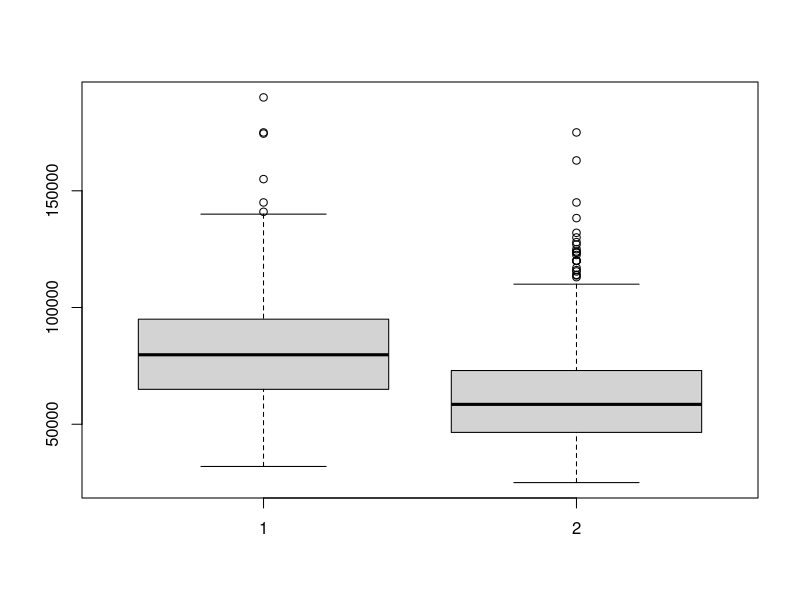
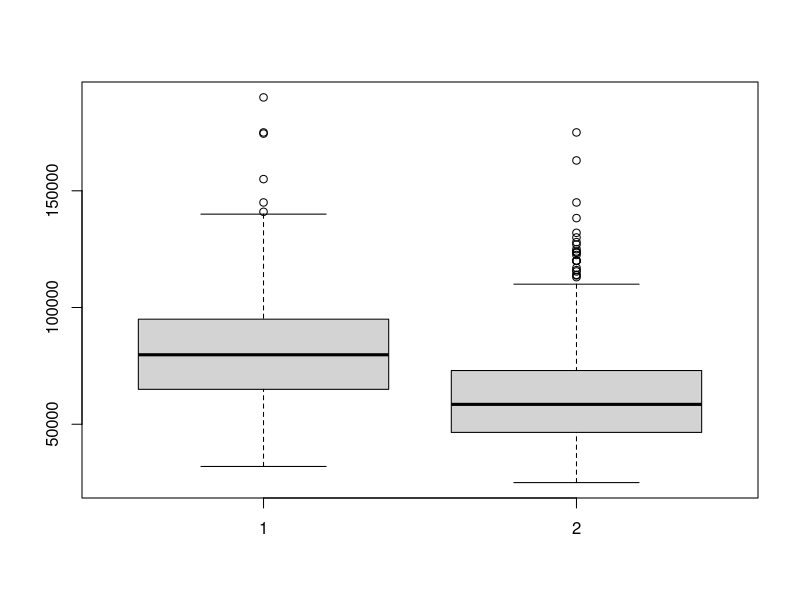
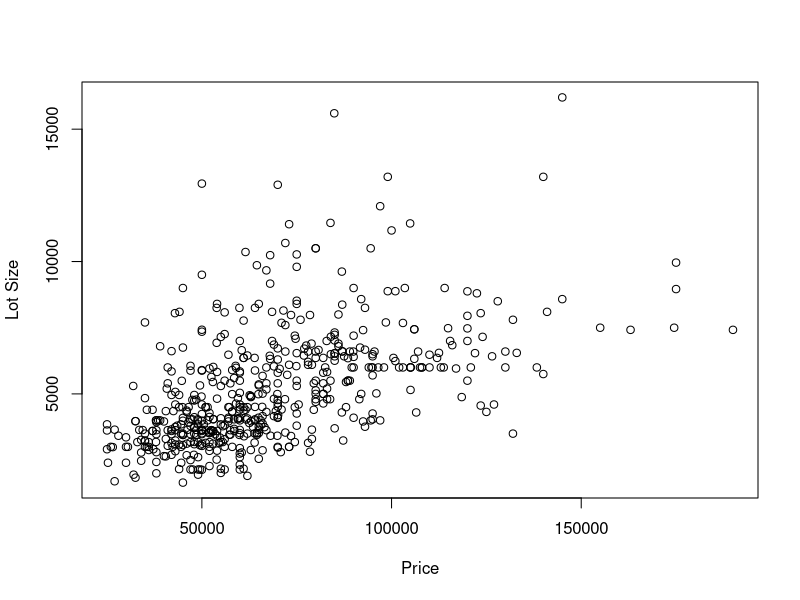
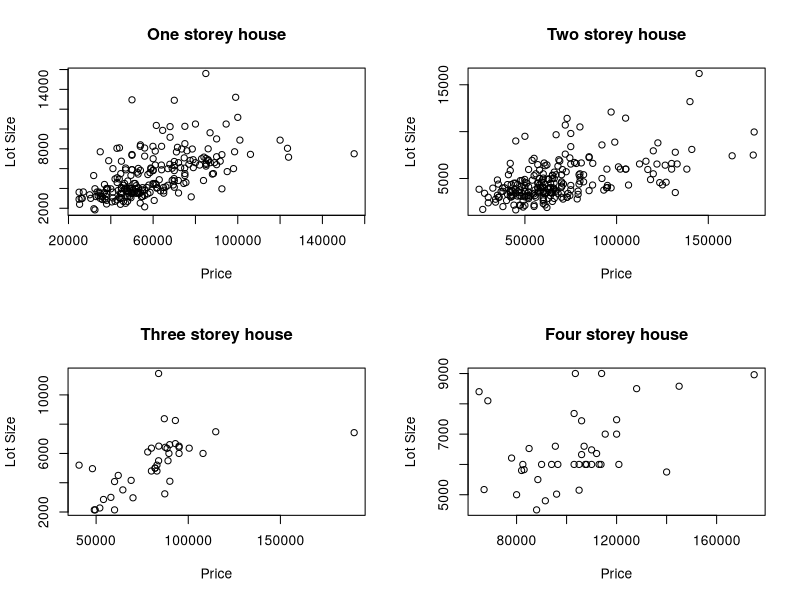

Reproduce these figures in R, in order.
#######################################################################################

                              #BSF Group 2 Team No.10
#Members : Paras 1801035, Karthigeyan 1801093, Shanmugapriya 1801115, Niranjan 1801122

#######################################################################################

### Seting up the correct directory
#setwd("~/PGP-iimt/Term4/BSF gr2/bsf_iimtrichy_18-20/BSF G2T08/Assignment1/") #Windows
#setwd("~/rwork/rprojects/bsf_iimtrichy_18-20/BSF G2T08/Assignment1/") #Linux

### Reading Excel file
library(readxl)
raw_data<-read_excel("Housing.xlsx",col_names = TRUE)
raw_data # This the table with raw data
str(raw_data) #All strings are considered as characters
        housing<-data.frame(raw_data,stringsAsFactors = TRUE)
        str(housing)  #QUESTION WHY ARE THE CHARACTER ROWS NOT TURNING INTO FACTORS. 
        housing$driveway<-as.factor(housing$driveway)
        housing$recroom<-as.factor(housing$recroom)
        housing$fullbase<-as.factor(housing$fullbase)
        housing$gashw<-as.factor(housing$gashw)
        housing$airco<-as.factor(housing$airco)
        housing$prefarea<-as.factor(housing$prefarea)
        str(housing)        
        

### Quest 1 - Return a dataframe with columns price, lotsize, bedrooms
quest1<-data.frame(price=housing$price, lotsize=housing$lotsize, bedrooms=housing$bedrooms)
(quest1)

### Ques 2 - Mean price of 4-bedroom segment
quest2 <- subset(housing, bedrooms==4)
mean(quest2$price)

### Quest 3 - Summary of price per lotsize
quest3<-housing$price/housing$lotsize
summary(quest3)

### Quest 4 - stories.summary dataframe with no. of houses, mean house price, median house price, maximum house price
stories.summary<-aggregate(housing$price, by=list(housing$stories), FUN = function(x)
  c(count=length(x), avg=mean(x),median=median(x),max=max(x)))
stories.summary
str(stories.summary) #NOT ABLE TO UNDERSTAND THE STRUCTURE OF THIS OBJECT

### Quest 5 - How many houses have lotsizes between 4000 and 6000
quest5<- subset(housing, lotsize >= 4000 & lotsize <= 6000) # Note the difference between && (comparison of vectors) and & (element wise comparison)
length(quest5$lotsize)

### Quest 6 - Order houses by highest lotsizes and print first 10 houses
quest6<-housing[rev(order(housing$lotsize)),]
quest6[1:10,2]

### Quest 7 - Find the coefficient of variation of the house price with and without aircon
quest7<-aggregate(housing$price, by= list(housing$airco), FUN = function(x)
  c(cov=sd(x)/mean(x)))
quest7

### Quest 8 - Boxplot of house prices with preferred and non-preferred area
vec1<-housing$price[housing$prefarea=='yes']; vec1
vec2<-housing$price[housing$prefarea=='no']; vec2
boxplot(vec1,vec2)

boxplot(housing$price[housing$prefarea=='yes'], housing$price[housing$prefarea=='no'])


### Quest 9 - Scatterplot of price vs lotsize

plot(housing$price, housing$lotsize, xlab = "Price", ylab = "Lot Size")
cor(housing$price,housing$lotsize)

### Quest 10 - Does the relationship between price and lotsize same for all stories segments?

cor(housing$price[housing$stories==1],housing$lotsize[housing$stories==1])
cor(housing$price[housing$stories==2],housing$lotsize[housing$stories==2])
cor(housing$price[housing$stories==3],housing$lotsize[housing$stories==3])
cor(housing$price[housing$stories==4],housing$lotsize[housing$stories==4])

par(mfrow=c(2,2))
plot(housing$price[housing$stories==1],housing$lotsize[housing$stories==1], xlab = "Price", ylab = "Lot Size", main="One storey house")
plot(housing$price[housing$stories==2],housing$lotsize[housing$stories==2], xlab = "Price", ylab = "Lot Size", main="Two storey house")
plot(housing$price[housing$stories==3],housing$lotsize[housing$stories==3], xlab = "Price", ylab = "Lot Size", main="Three storey house")
plot(housing$price[housing$stories==4],housing$lotsize[housing$stories==4], xlab = "Price", ylab = "Lot Size", main="Four storey house")

